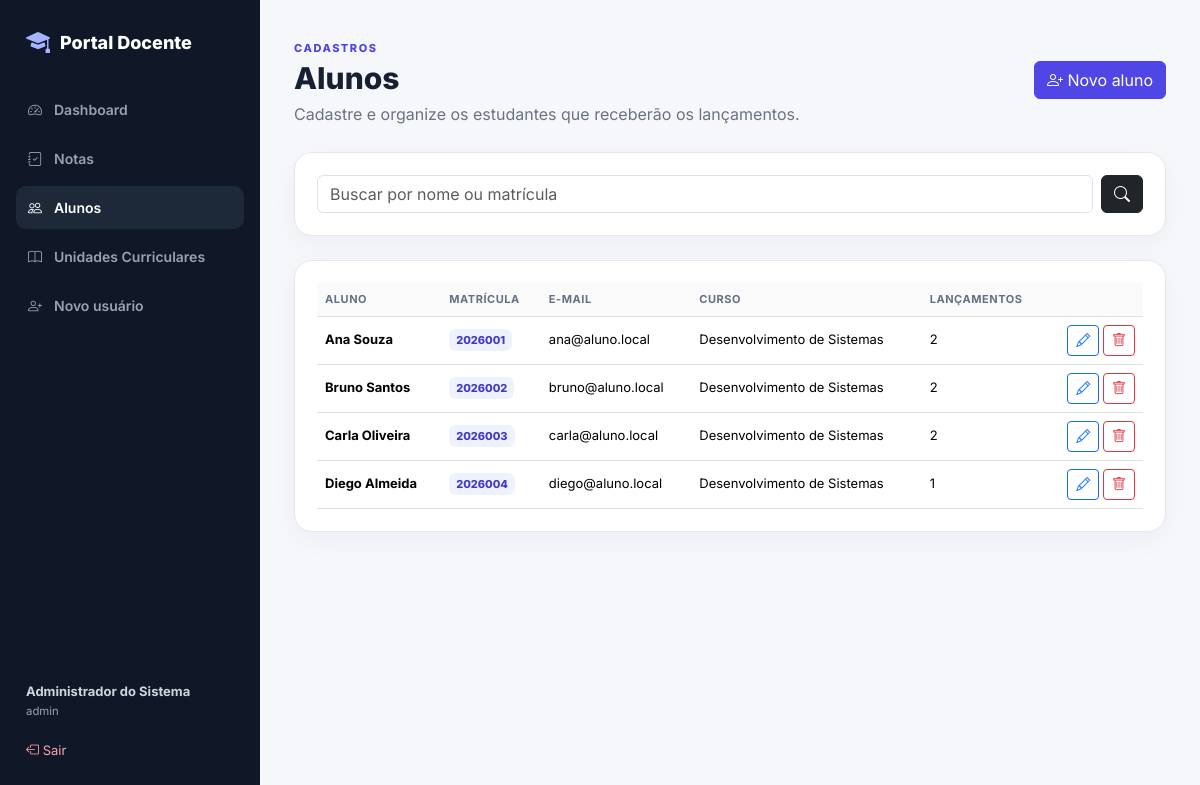
/View/alunos.php (signed in), run on the app's committed database.
### tables this page shows
CREATE TABLE alunos (
    id INT UNSIGNED AUTO_INCREMENT PRIMARY KEY,
    nome VARCHAR(120) NOT NULL,
    matricula VARCHAR(30) NOT NULL UNIQUE,
    email VARCHAR(150) NOT NULL,
    curso VARCHAR(120) NOT NULL,
    criado_em TIMESTAMP NOT NULL DEFAULT CURRENT_TIMESTAMP
);

### bootstrap.php (called while the page is built, shortened)
<?php
function e(mixed $value): string
{
    return htmlspecialchars((string)$value, ENT_QUOTES, 'UTF-8');
}

### Model/Connection.php (called while the page is built, shortened)
<?php
class Connection
{
    private static ?PDO $instance = null;
    public static function getInstance(): PDO
    {
        if (self::$instance === null) {
            try {
                self::$instance = new PDO(
                    'mysql:host=' . DB_HOST . ';port=' . DB_PORT . ';dbname=' . DB_NAME . ';charset=utf8mb4',
                    DB_USER,
                    DB_PASSWORD,
                    [
                        PDO::ATTR_ERRMODE => PDO::ERRMODE_EXCEPTION,
                        PDO::ATTR_DEFAULT_FETCH_MODE => PDO::FETCH_ASSOC,
                        PDO::ATTR_EMULATE_PREPARES => false,
                    ]
                );
            } catch (PDOException $e) {
                die('Não foi possível conectar ao MySQL. Verifique Config/configuration.php e se o MySQL do XAMPP está iniciado.');
            }
        }
        return self::$instance;
    }
}

### Controller/AlunoController.php (called while the page is built, shortened)
<?php
class AlunoController
{
    private Aluno $model;
    public function __construct()
    {
        $this->model = new Aluno();
    }
    public function listar(string $busca = ''): array { return $this->model->listar($busca); }
}

### Model/Aluno.php (called while the page is built, shortened)
<?php
class Aluno
{
    private PDO $db;
    public function __construct()
    {
        $this->db = Connection::getInstance();
    }
    public function listar(string $busca = ''): array
    {
        $sql = 'SELECT a.*, COUNT(n.id) AS total_notas
                FROM alunos a
                LEFT JOIN notas n ON n.aluno_id = a.id';
        $params = [];
        $sql .= ' GROUP BY a.id ORDER BY a.nome';
        $stmt = $this->db->prepare($sql);
        $stmt->execute($params);
        return $stmt->fetchAll();
    }
}

### View/alunos.php (the view, shortened to what this page needs)
<?php
require_once __DIR__ . '/../bootstrap.php';
$busca = trim((string)($_GET['busca'] ?? ''));
$alunos = (new AlunoController())->listar($busca);
require __DIR__ . '/_header.php';
?>
<div class="page-header"><div><span class="eyebrow">CADASTROS</span><h1>Alunos</h1><p>Cadastre e organize os estudantes que receberão os lançamentos.</p></div><a href="aluno_form.php" class="btn btn-primary"><i class="bi bi-person-plus"></i> Novo aluno</a></div>
<div class="panel mb-4"><form class="d-flex gap-2"><input name="busca" value="<?= e($busca) ?>" class="form-control" placeholder="Buscar por nome ou matrícula"><button class="btn btn-dark"><i class="bi bi-search"></i></button></form></div>
<div class="panel table-responsive"><table class="table align-middle">
<thead><tr><th>Aluno</th><th>Matrícula</th><th>E-mail</th><th>Curso</th><th>Lançamentos</th><th></th></tr></thead>
<tbody>
<?php foreach ($alunos as $a): ?>
<tr><td><strong><?= e($a['nome']) ?></strong></td><td><span class="uc-badge"><?= e($a['matricula']) ?></span></td><td><?= e($a['email']) ?></td><td><?= e($a['curso']) ?></td><td><?= e($a['total_notas']) ?></td><td class="text-end"><a href="aluno_form.php?id=<?= $a['id'] ?>" class="btn btn-sm btn-outline-primary"><i class="bi bi-pencil"></i></a>
<form method="post" class="d-inline" onsubmit="return confirm('Excluir este aluno e suas notas?');"><?= csrf_field() ?><input type="hidden" name="excluir_id" value="<?= $a['id'] ?>"><button class="btn btn-sm btn-outline-danger"><i class="bi bi-trash"></i></button></form></td></tr>
<?php endforeach; ?>
</tbody></table></div>
<?php require __DIR__ . '/_footer.php'; ?>

### templates/css/app.css (style rules this page uses)
:root { --primary:#4f46e5;--primary-dark:#3730a3;--bg:#f5f7fb;--surface:#fff;--text:#172033; --muted:#6b7280;--border:#e5e7eb;--sidebar:#101828;--sidebar-muted:#98a2b3; }
* { box-sizing:border-box }
body { margin:0;font-family:Inter,system-ui,sans-serif;background:var(--bg);color:var(--text) }
a { text-decoration:none }
.page-header { display:flex;justify-content:space-between;gap:20px;align-items:center;margin-bottom:26px }
.page-header h1 { font-size:30px;font-weight:800;margin:2px 0 6px }
.page-header p { margin:0;color:var(--muted) }
.eyebrow { font-size:11px;letter-spacing:.14em;font-weight:800;color:var(--primary) }
.btn-primary { background:var(--primary);border-color:var(--primary) }
.panel { background:var(--surface);border:1px solid var(--border);border-radius:18px;padding:22px;box-shadow:0 8px 28px rgba(15,23,42,.04) }
.table { margin-bottom:0 }
.table th { font-size:11px;text-transform:uppercase;letter-spacing:.05em;color:#667085;background:#fafafa;white-space:nowrap }
.table td { font-size:13px }
.uc-badge { background:#eef2ff;color:#4338ca;padding:4px 7px;border-radius:7px;font-size:11px;font-weight:800 }

### data on the page
alunos: nome "Ana Souza", matricula "2026001", email "ana@aluno.local", curso "Desenvolvimento de Sistemas", total_notas "2"
alunos: nome "Bruno Santos", matricula "2026002", email "bruno@aluno.local", curso "Desenvolvimento de Sistemas", total_notas "2"
alunos: nome "Carla Oliveira", matricula "2026003", email "carla@aluno.local", curso "Desenvolvimento de Sistemas", total_notas "2"
alunos: nome "Diego Almeida", matricula "2026004", email "diego@aluno.local", curso "Desenvolvimento de Sistemas", total_notas "1"

### other printed values
$_SESSION['usuario_nome'] "Administrador do Sistema"
$_SESSION['usuario_tipo'] "admin"
